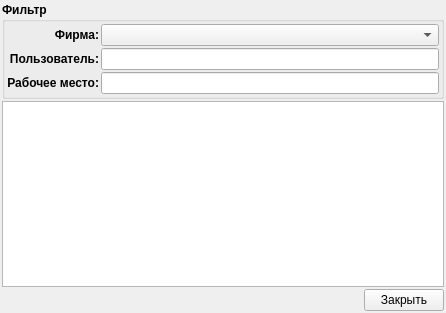
<?xml version="1.0" encoding="UTF-8"?>
<ui version="4.0">
 <class>JournalHistoryUsersOnWP</class>
 <widget class="QWidget" name="JournalHistoryUsersOnWP">
  <property name="geometry">
   <rect>
    <x>0</x>
    <y>0</y>
    <width>446</width>
    <height>313</height>
   </rect>
  </property>
  <property name="windowTitle">
   <string>История пользователей на рабочем месте</string>
  </property>
  <layout class="QVBoxLayout" name="verticalLayout">
   <property name="spacing">
    <number>2</number>
   </property>
   <property name="margin">
    <number>2</number>
   </property>
   <item>
    <widget class="QGroupBox" name="boxFilter">
     <property name="font">
      <font>
       <weight>75</weight>
       <bold>true</bold>
      </font>
     </property>
     <property name="title">
      <string>Фильтр</string>
     </property>
     <layout class="QGridLayout" name="gridLayout">
      <property name="margin">
       <number>2</number>
      </property>
      <property name="spacing">
       <number>2</number>
      </property>
      <item row="0" column="0">
       <widget class="QLabel" name="label_3">
        <property name="text">
         <string>Фирма:</string>
        </property>
        <property name="alignment">
         <set>Qt::AlignRight|Qt::AlignTrailing|Qt::AlignVCenter</set>
        </property>
       </widget>
      </item>
      <item row="0" column="1">
       <widget class="QComboBox" name="organizationFilter"/>
      </item>
      <item row="1" column="0">
       <widget class="QLabel" name="label">
        <property name="text">
         <string>Пользователь:</string>
        </property>
        <property name="alignment">
         <set>Qt::AlignRight|Qt::AlignTrailing|Qt::AlignVCenter</set>
        </property>
       </widget>
      </item>
      <item row="1" column="1">
       <widget class="LineEditTwoButton" name="userFilter">
        <property name="readOnly">
         <bool>true</bool>
        </property>
       </widget>
      </item>
      <item row="2" column="0">
       <widget class="QLabel" name="label_2">
        <property name="text">
         <string>Рабочее место:</string>
        </property>
        <property name="alignment">
         <set>Qt::AlignRight|Qt::AlignTrailing|Qt::AlignVCenter</set>
        </property>
       </widget>
      </item>
      <item row="2" column="1">
       <widget class="LineEditTwoButton" name="wpFilter">
        <property name="readOnly">
         <bool>true</bool>
        </property>
       </widget>
      </item>
     </layout>
    </widget>
   </item>
   <item>
    <widget class="QTreeView" name="view">
     <property name="font">
      <font>
       <weight>75</weight>
       <bold>true</bold>
      </font>
     </property>
     <property name="editTriggers">
      <set>QAbstractItemView::NoEditTriggers</set>
     </property>
     <property name="alternatingRowColors">
      <bool>true</bool>
     </property>
     <property name="rootIsDecorated">
      <bool>false</bool>
     </property>
     <property name="itemsExpandable">
      <bool>false</bool>
     </property>
     <property name="sortingEnabled">
      <bool>true</bool>
     </property>
     <property name="allColumnsShowFocus">
      <bool>true</bool>
     </property>
    </widget>
   </item>
   <item>
    <layout class="QHBoxLayout" name="horizontalLayout">
     <item>
      <spacer name="horizontalSpacer">
       <property name="orientation">
        <enum>Qt::Horizontal</enum>
       </property>
       <property name="sizeHint" stdset="0">
        <size>
         <width>40</width>
         <height>20</height>
        </size>
       </property>
      </spacer>
     </item>
     <item>
      <widget class="QPushButton" name="buttonClose">
       <property name="text">
        <string>Закрыть</string>
       </property>
       <property name="icon">
        <iconset resource="../icons.qrc">
         <normaloff>:/16x16/cancelDel/ico/button_cancel_16x16 (1).png</normaloff>:/16x16/cancelDel/ico/button_cancel_16x16 (1).png</iconset>
       </property>
      </widget>
     </item>
    </layout>
   </item>
  </layout>
 </widget>
 <customwidgets>
  <customwidget>
   <class>LineEditTwoButton</class>
   <extends>QLineEdit</extends>
   <header>plugins/lineedittwobutton/lineedittwobutton.h</header>
  </customwidget>
 </customwidgets>
 <resources>
  <include location="../icons.qrc"/>
 </resources>
 <connections/>
</ui>
